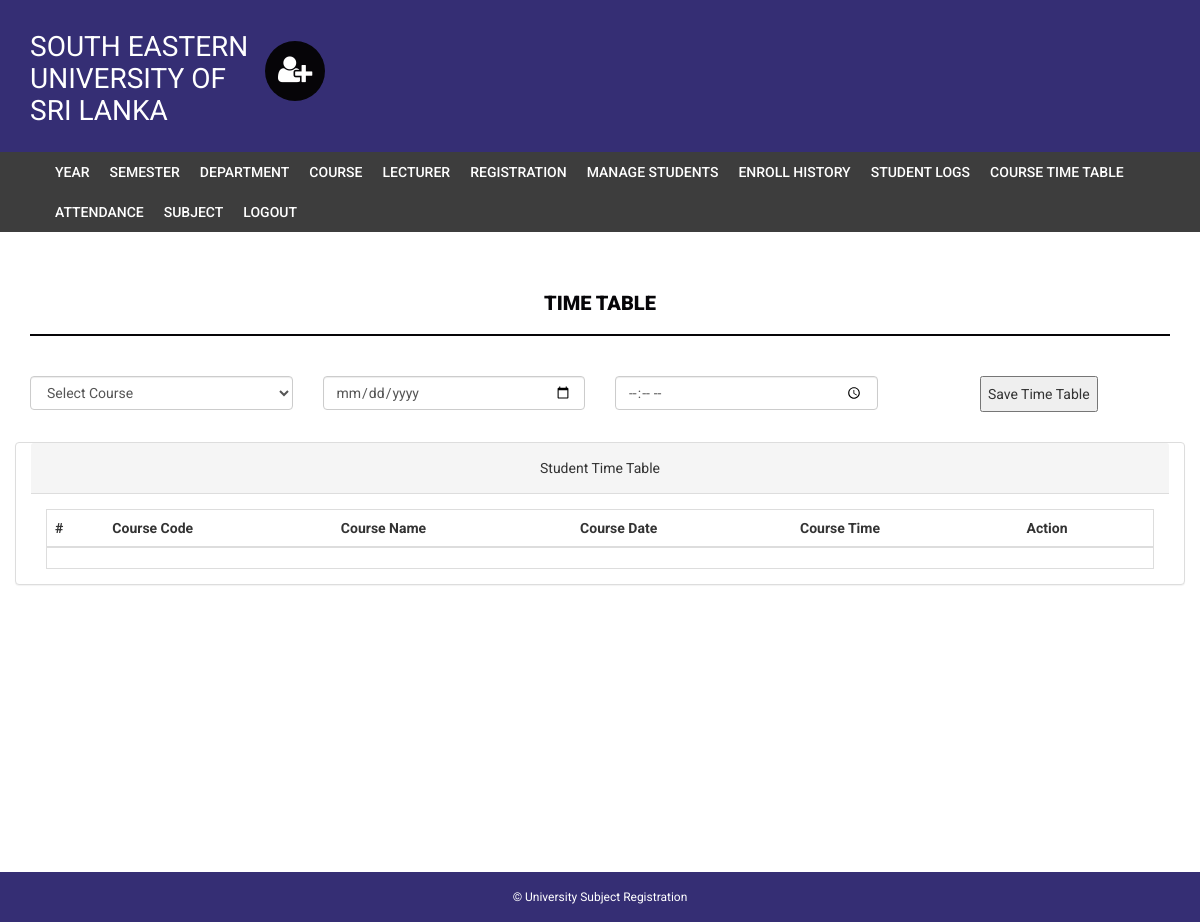
Page /admin/course-timetable.php (signed in) on the earlier database version.
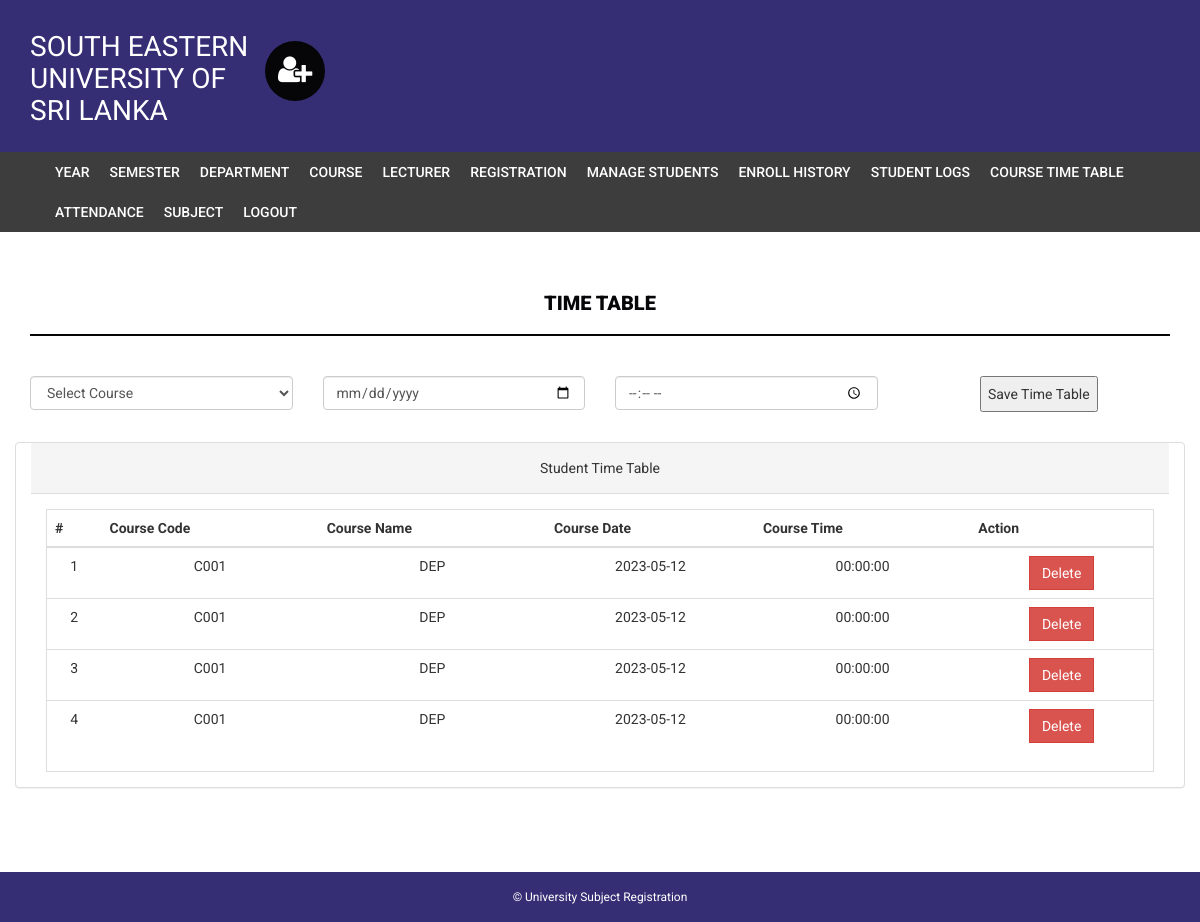
Same page on the later database version.
### tables this page shows
CREATE TABLE `timetable` (
  `id` int(255) NOT NULL,
  `course_id` int(255) NOT NULL,
  `date` date NOT NULL DEFAULT current_timestamp(),
  `time` time NOT NULL,
  `created_date` date NOT NULL DEFAULT current_timestamp()
);

CREATE TABLE `course` (
  `id` int(11) NOT NULL,
  `courseCode` varchar(255) NOT NULL,
  `courseName` varchar(255) NOT NULL,
  `courseUnit` varchar(255) NOT NULL,
  `noofSeats` int(11) NOT NULL,
  `creationDate` timestamp NOT NULL DEFAULT current_timestamp(),
  `update_date` date DEFAULT NULL,
  `lecturer` int(255) NOT NULL
);

### admin/course-timetable.php (the view, shortened to what this page needs)
<?php
if (strlen($_SESSION['alogin']) == 0) {
    header('location:index.php');
} else {
    ?>
    <!DOCTYPE html>
    <html xmlns="http://www.w3.org/1999/xhtml">
    <head>
        <link href="assets/css/bootstrap.css" rel="stylesheet" />
        <link href="assets/css/font-awesome.css" rel="stylesheet" />
        <link href="assets/css/style.css" rel="stylesheet" />
    </head>
    <body>
        <?php include('includes/header.php'); ?>
        <?php if ($_SESSION['alogin'] != "") {
            include('includes/menubar.php');
        }
    ?>
        <div class="content-wrapper">
            <div class="container">
                <div class="row">
                    <div class="col-md-12">
                        <h1 class="page-head-line">Time Table </h1>
                    </div>
                </div>
                <div class="row">
                    <div class="row">
                        <div class="col-md-12">
                            <form name="timetable" method="post">
                                <div class="col-md-3">
                                    <select class="form-control col-md-6" name="course" id="course">
                                        <?php
                                    $sql = mysqli_query($bd, "select id,courseName from course");
    while ($row = mysqli_fetch_array($sql)) {
        echo '  <option>Select Course</option>
                                            <option value="'.$row[0].'">' . $row[1] . '</option>';
    }
    ?>
                                    </select>
                                </div>
                                <div class="col-md-3">
                                    <input class="form-control col-md-6" type="date" name="courseDate">
                                </div>
                                <div class="col-md-3">
                                    <input class="form-control col-md-6" type="time" name="time">
                                </div>
                                <div class="col-md-3">
                                    <input type="submit" name="submit" value="Save Time Table">
                                </div>
                            </form>
                        </div>
                    </div>
                    <br>
                    <div class="panel panel-default col-md-12">
                        <div class="panel-heading">
                            Student Time Table
                        </div>
                        <div class="panel-body">
                            <div class="table-responsive table-bordered">
                                <table class="table">
                                    <thead>
                                        <tr>
                                            <th>#</th>
                                            <th>Course Code </th>
                                            <th> Course Name </th>
                                            <th>Course Date</th>
                                            <th>Course Time</th>
                                            <th>Action</th>
                                        </tr>
                                    </thead>
                                    <tbody>
                                        <?php
    $sql = mysqli_query($bd, "select timetable.id,course.courseName,timetable.date,course.courseCode,timetable.time from timetable inner join
                                             course on course.id = timetable.course_id");
    $cnt = 1;
    while ($row = mysqli_fetch_array($sql)) {
        ?>
                                            <tr>
                                                <td><?php echo $cnt; ?></td>
                                                <td><?php echo htmlentities($row['courseCode']); ?></td>
                                                <td><?php echo htmlentities($row['courseName']); ?></td>
                                                <td><?php echo htmlentities($row['date']); ?></td>
                                                <td><?php echo htmlentities($row['time']); ?></td>
                                                <td>
                                                    <a href="course-timetable.php?id=<?php echo $row['id'] ?>&del=delete" onClick="return confirm('Are you sure you want to delete?')">
                                                        <button class="btn btn-danger">Delete</button>
                                                    </a>
                                                </td>
                                            </tr>
                                        <?php
            $cnt++;
    } ?>
                                    </tbody>
                                </table>
                            </div>
                        </div>
                    </div>
                </div>
            </div>
        </div>
        <?php include('includes/footer.php'); ?>
    </body>
    </html>
<?php } ?>

### admin/includes/header.php (shortened to what this page needs)
<div class="navbar navbar-inverse set-radius-zero">
    <div class="container">
        <div class="navbar-header">
             <a class="navbar-brand" href="#" style="color:#fff; font-size:28px;4px; line-height:32px; ">
               SOUTH EASTERN UNIVERSITY OF SRI LANKA
            </a>
        </div>
        <div class="left-div">
            <i class="fa fa-user-plus login-icon" ></i>
    </div>
        </div>
    </div>

### admin/includes/menubar.php
<section class="menu-section">
        <div class="container">
            <div class="row">
                <div class="col-md-12">
                    <div class="navbar-collapse collapse ">
                        <ul id="menu-top" class="nav navbar-nav navbar-right col-12">
                            <li><a href="year.php">Year</a></li>
                            <li><a href="semester.php">Semester </a></li>
                            <li><a   href="department.php">Department</a></li>
                             <li><a href="course.php">Course</a></li>
                             <li><a href="lecturer.php">Lecturer</a></li>
                              <li><a href="student-registration.php">Registration</a></li>
                               <li><a href="manage-students.php">Manage Students</a></li>
                               <li><a href="enroll-history.php">Enroll History</a></li>
                               <li><a href="user-log.php">Student Logs </a></li>
                               <li><a href="course-timetable.php">Course Time Table </a></li>
                               <li><a href="mark_attendence.php">Attendance </a></li>
                               <li><a href="subject.php">Subject </a></li>
                            <li><a href="logout.php">Logout</a></li>
                        </ul>
                    </div>
                </div>
            </div>
        </div>
    </section>

### admin/includes/footer.php (shortened to what this page needs)
<footer>
        <div class="container">
            <div class="row">
                <div class="col-md-12">
                    &copy; University Subject Registration
                </div>
            </div>
        </div>
    </footer>

### admin/assets/css/style.css (style rules this page uses)
body { font-family: 'Roboto', sans-serif; line-height: 30px; }
.set-radius-zero { border-radius: 0px; -moz-border-radius: 0px; -webkit-border-radius: 0px; }
.content-wrapper { margin-top: 40px; min-height: 600px; padding-bottom: 60px; }
.page-head-line { font-weight: 900; padding-bottom: 20px; border-bottom: 2px solid #060508; text-transform: uppercase; color: #060508; font-size: 20px; margin-bottom: 40px; }
.btn { border-radius: 0px; -webkit-border-radius: 0px; -moz-border-radius: 0px; }
.login-icon { height: 60px; width: 60px; padding: 13px; border-radius: 50%; font-size: 30px; margin-bottom: 20px; color: #fff; text-align: center; cursor:pointer; background-color:#060508; -webkit-border-radius:50%; -moz-border-radius:50%; }
.left-div { padding-left: 30px; margin-top: 40px; margin-bottom: 30px; }
.navbar-brand { width: 250px; padding-top: 30px; }
.menu-section { background-color: #3D3D3D; }
#menu-top a { color: #FFF; text-decoration: none; font-weight: 500; padding: 10px 10px 10px 10px; text-transform: uppercase; }
.navbar-inverse { background-color: #352e74; border-color: transparent; }
.navbar { margin-bottom: 0px; }
footer { padding: 10px; color: #fff; font-size: 12px; background-color: #352e74; }

### admin/includes/footer.php (style rules this page uses)
.col-md-12 { text-align: center; }

Differences in the rows shown:
added timetable: course.courseCode "C001", course.courseName "DEP", date "2023-05-12", time "00:00:00"
added timetable: course.courseCode "C001", course.courseName "DEP", date "2023-05-12", time "00:00:00"
added timetable: course.courseCode "C001", course.courseName "DEP", date "2023-05-12", time "00:00:00"
added timetable: course.courseCode "C001", course.courseName "DEP", date "2023-05-12", time "00:00:00"
